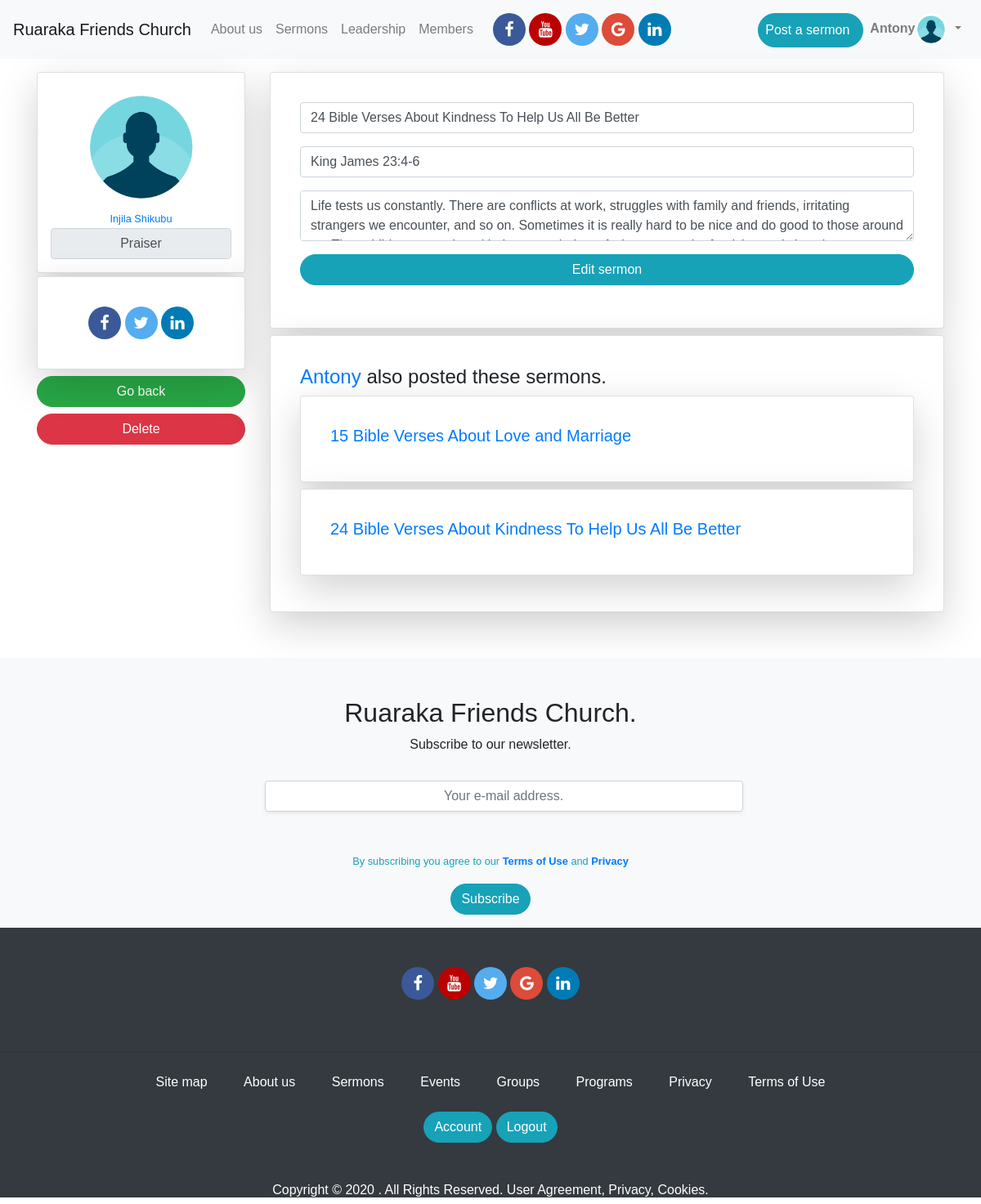
Before: /sermon/edit/3 (signed in) with the older database file.
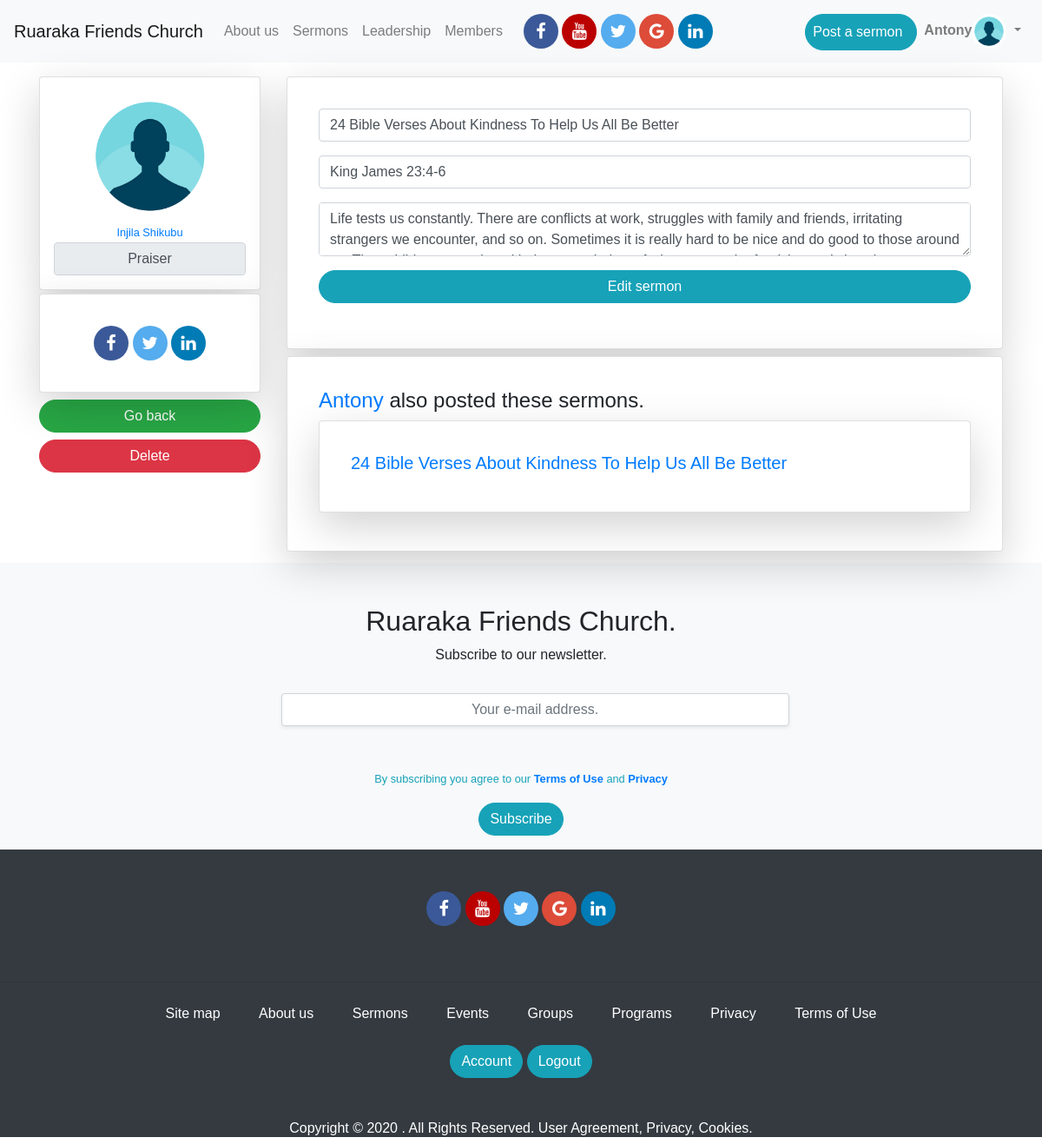
After: the same page with the newer database file.
### app/models.py (models this page shows, shortened)
class Sermon(db.Model):
	id = db.Column(db.Integer, primary_key=True)
	title = db.Column(db.String(124), index=True)
	text = db.Column(db.String(124), index=True)
	body = db.Column(db.String(500), index=True)
	created_at = db.Column(db.DateTime, index=True, default = datetime.utcnow)
	user_id = db.Column(db.Integer, db.ForeignKey('user.id'))

### app/routes.py (the view)
@app.route('/sermon/edit/<sermon_id>', methods=['GET', 'POST'])
@login_required
def sermon_edit(sermon_id):
	sermon = Sermon.query.get(sermon_id)
	if sermon.author.username != current_user.username:
		return redirect('index')
	form = SermonEditForm()
	if form.validate_on_submit():
		sermon.title = form.title.data
		sermon.text = form.text.data
		sermon.body = form.body.data
		db.session.commit()
		return redirect(url_for('sermon_edit',sermon_id=sermon.id ))
	elif request.method == 'GET':
		form.title.data = sermon.title
		form.text.data = sermon.text
		form.body.data = sermon.body
	title = "Edit ".format(sermon.title)
	sermons= Sermon.query.filter_by(author=sermon.author).all()
	return render_template('sermon_edit.html', title=title, sermon=sermon,sermons=sermons, form=form )

### app/forms.py
class SermonEditForm(FlaskForm):
	title = StringField('Title',validators=[DataRequired()])
	text = StringField('Bible verse',validators=[DataRequired()])
	body = TextAreaField('Content', validators=[DataRequired(), Length(min=0, max=500)])
	submit = SubmitField("Edit sermon")

### app/models.py (called while the page is built)
@login.user_loader
def load_user(id):
	return User.query.get(int(id))

### app/templates/sermon_edit.html (shortened to what this page needs)
{% extends 'base.html' %}
{% block content  %}
<section id="profile_section">
	<div class="container mt-3 mb-5">
		<div class="row">
			<div class="col-xs-12 col-sm-12 col-md-3 col-lg-3 col-xl-3">
        <a href="{{url_for('profile', username=sermon.author.username)}}">
  				<div class="card shadow-lg p-3 mb-1 bg-white rounded text-center">
  					<img src="{{url_for('static', filename='imgs/profile_pic.png')}}" class="img-rounded mx-auto" style="height: 150px; width:150px">
  					<div class="card-body p-0">
  						<small>{{sermon.author.firstname}} {{sermon.author.lastname}}</small>
  						<input type="tex" disabled value="{{sermon.author.role}}" class="form-control" style="text-align: center">
  					</div>
  				</div>
        </a>
				<div class="card shadow-lg p-3 mb-2 bg-white rounded">
					<div class="card-body">
						<div id="social_media_links" class="text-center">
					        <a href="#" class="fa fa-facebook"></a>
					        <a href="#" class="fa fa-twitter"></a>
					        <a href="#" class="fa fa-linkedin"></a>
				      </div>
					</div>
				</div>
        <a href="{{url_for('sermon_details', sermon_id=sermon.id)}}" class="btn btn-success btn-block btn_custom">Go back</a>
        <a href="#" class="btn btn-danger btn-block btn_custom">Delete</a>
			</div>
			<div class="col-xs-12 col-sm-12 col-md-9 col-lg-9 col-xl-9">
				<div class="card shadow-lg p-3 mb-2 bg-white rounded">
					<div class="card-body">
						<form class="" action="{{url_for('sermon_edit', sermon_id=sermon.id)}}" method="post">
              <fieldset>
								<div class="form-group">
									{{form.title(class='form-control', placeholder='Title', type='text')}}
								</div>
								<div class="form-group">
									{{form.text(class='form-control', placeholder='Text (Bible verse)',type='text')}}
								</div>
								<div class="form-group">
									{{form.body(class='form-control', placeholder='text', type='password')}}
								</div>
								<div class="form-group">
									{{form.submit(class='btn btn-info btn-block btn_custom')}}
								</div>
							</fieldset>
            </form>
					</div>
				</div>
				<div class="card shadow-lg p-3 mb-2 bg-white rounded">
					<div class="card-body">
            {% if sermons %}
            	<h4 class=""><a href="{{url_for('profile', username=sermon.author.username)}}">{{sermon.author.username}}</a> also posted these sermons.</h4>
              <div class="row">
                {% for sermon in sermons %}
                  <div class="col-xs-12 col-sm-12 col-md-12 col-lg-12 col-xl-12">
                    	<a href="{{url_for('sermon_details', sermon_id=sermon.id)}}" style="text-decoration: none">
                      <div class="card shadow-lg p-3 mb-2 bg-white rounded">
              					<div class="card-body">
                          	<h5 class=""> {{sermon.title}} </h3>
                        </div>
                      </div>
                    </a>
                  </div>
                {% endfor %}
              </div>
            {% else %}
                <p>No sermons</p>
            {% endif %}
					</div>
				</div>
			</div>
	</div>
</section>
{% endblock content  %}

Changed rows visible on the page:
removed Sermon: title "15 Bible Verses About Love and Marriage"
